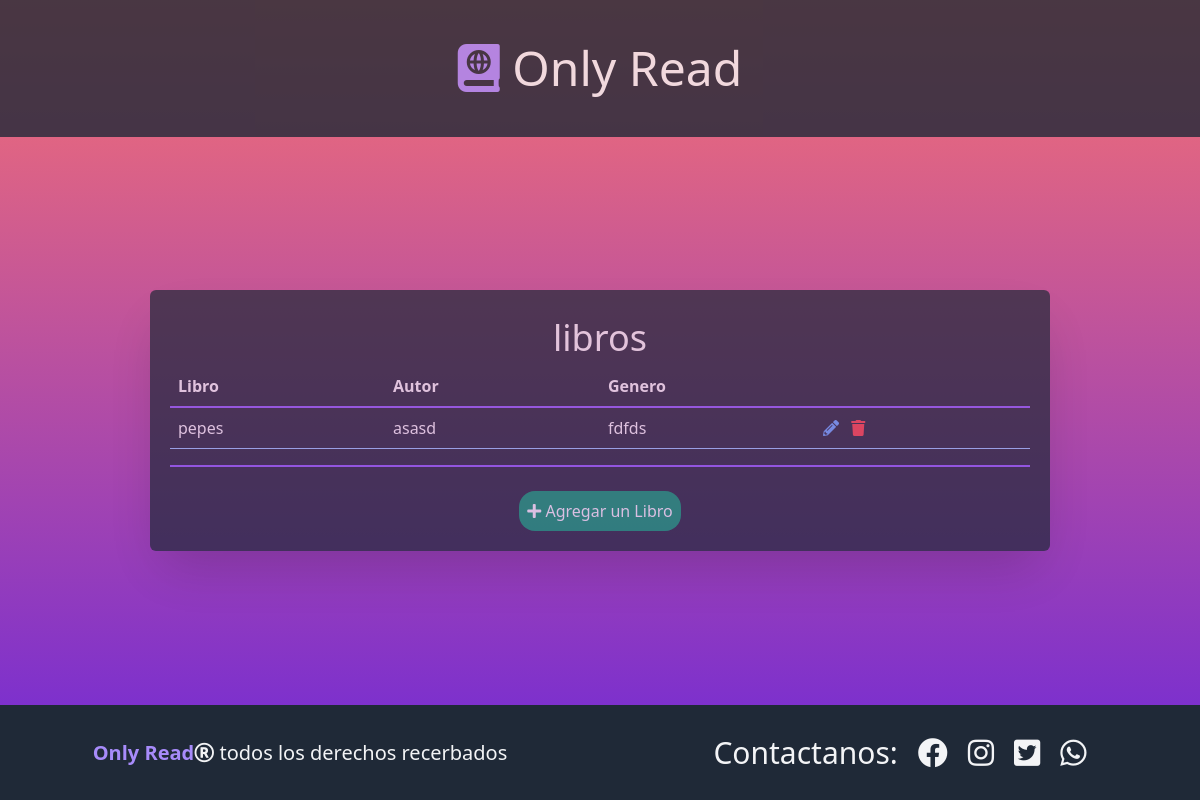
Before: /libros with the older database file.
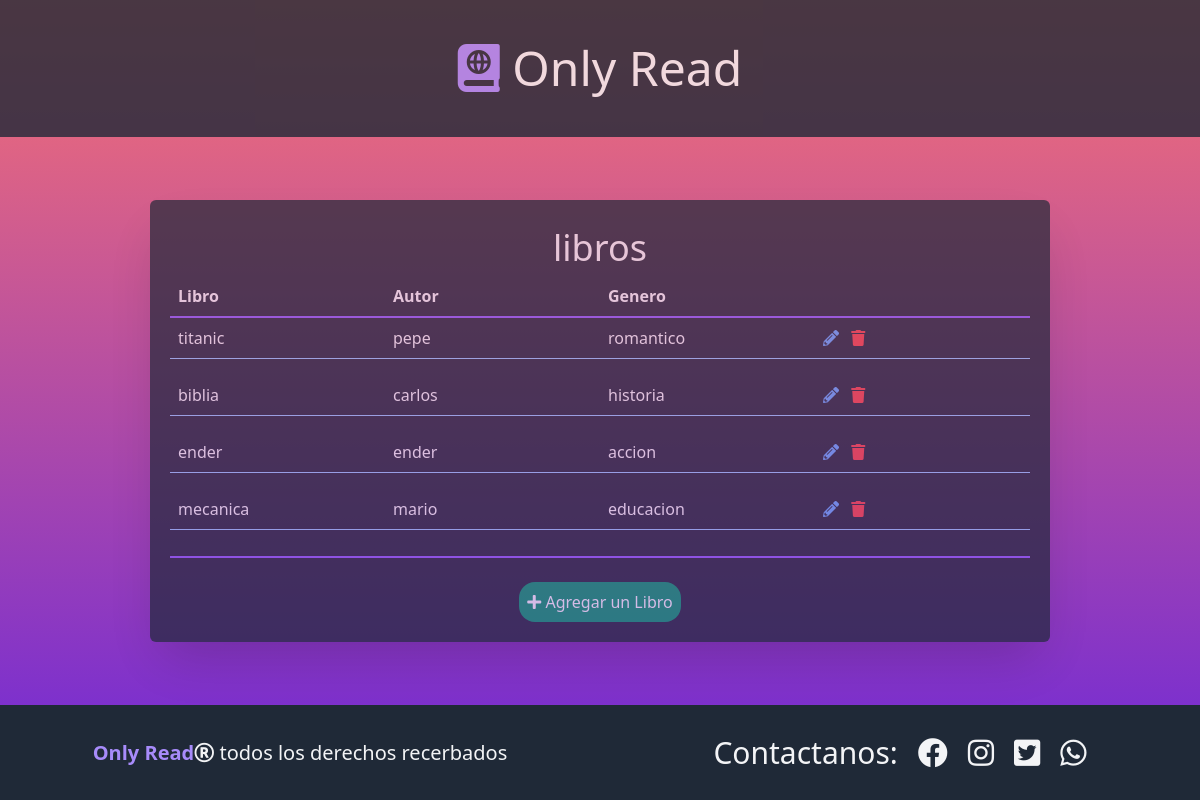
After: the same page with the newer database file.
### database_setup.py (models this page shows, shortened)
class Libro(Base):
    __tablename__ = 'libro'
    id = Column(Integer, primary_key=True)
    titulo = Column(String(250), nullable=False)
    autor = Column(String(250), nullable=False)
    genero = Column(String(250))

### app.py (the view)
@app.route('/')
@app.route('/libros')
def mostrarLibros():
    libros = session.query(Libro).all()
    return render_template('libros.html', libros=libros)

### templates/libros.html
{% extends 'main.html' %}
{% block content%}
<div class="flex flex-col bg-gray-800 opacity-70 w-3/4 mx-auto my-auto rounded-md shadow-2xl p-5">
    <h2 class="text-gray-100 text-4xl text-center mt-2 mb-2">libros</h2>
    <table class="text-left w-full">
        <thead class="flex w-full">
            <tr class="flex w-full text-md text-gray-100 border-b-2 border-purple-500">
                <th class="p-2 w-1/4">Libro</th>
                <th class="p-2 w-1/4">Autor</th>
                <th class="p-2 w-1/4">Genero</th>
                <th class="p-2 w-1/4"></th>
            </tr>
        </thead>
        <tbody class="bg-grey-light flex flex-col items-center justify-between overflow-y-scroll w-full max-h-60 border-b-2 border-purple-500 ">
                {% for libro in libros %}
                <tr class="flex w-full mb-4 border-b border-blue-300 text-gray-100">
                    <td class="p-2 w-1/4">{{libro.titulo}}</td>
                    <td class="p-2 w-1/4">{{libro.autor}}</td>
                    <td class="p-2 w-1/4">{{libro.genero}}</td>
                    <td class="p-2 w-1/4">
                        <a href="{{url_for('editarLibro', libro_id = libro.id )}}">
                            <i class="fas fa-pencil-alt text-blue-400 mr-2"></i>
                        </a>
                        <a href="{{url_for('eliminarLibro', libro_id = libro.id )}}">
                            <i class="fas fa-trash text-red-500" ></i>
                        </a>
                    </td>
                </tr>
            {% endfor %}
        </tbody>
    </table>
    <div class="flex mt-3 pt-3 w-full mx-auto">
        <a href="{{url_for('nuevoLibro')}}" class="bg-green-600 p-2 rounded-2xl mx-auto text-gray-100">
            <i class="fas fa-plus"></i> Agregar un Libro
        </a>
    </div>
</div>
{% endblock %}

### templates/main.html (shortened to what this page needs)
<!DOCTYPE html>
<html lang="en">
<head>
    <link href="https://unpkg.com/tailwindcss@^2/dist/tailwind.min.css" rel="stylesheet">
    <link rel="stylesheet" href="https://use.fontawesome.com/releases/v5.15.3/css/all.css">
</head>
<body class="from-red-400  to-purple-700 bg-gradient-to-b justify-between flex  h-screen flex-col ">
    <nav class="flex w-full h-48 bg-gray-800 opacity-80">
        <h1 class="my-auto mx-auto text-5xl text-gray-100"><i class="fas fa-atlas text-purple-400"></i><a href="{{ url_for('mostrarLibros') }}"> Only Read</a></h1>
    </nav>
    <div class="flex w-full h-full my-auto mx-auto">
        {% block content %}
        {% endblock %}
    </div>
    <footer class="flex w-full h-1/6 bg-gray-800 text-gray-100">
        <div class="w-1/2 text-center my-auto text-xl">
            <h3> <a href=""><b class="text-purple-400">Only Read</b></a><i class="far fa-registered"></i>  todos los derechos recerbados</h3>
        </div>
        <div class="flex w-1/2 my-auto text-3xl">
            <div class="flex gap-5 mx-auto">
                <h2>Contactanos:</h2>
                <a href=""><i class="fab fa-facebook"></i></a>
                <a href=""><i class="fab fa-instagram"></i></a>
                <a href=""><i class="fab fa-twitter-square"></i></a>
                <a href=""><i class="fab fa-whatsapp"></i></a>
            </div>
        </div>
    </footer>
</body>
</html>

Changed rows visible on the page:
removed Libro: titulo "pepes", autor "asasd", genero "fdfds"
added Libro: titulo "titanic", autor "pepe", genero "romantico"
added Libro: titulo "biblia", autor "carlos", genero "historia"
added Libro: titulo "ender", autor "ender", genero "accion"
added Libro: titulo "mecanica", autor "mario", genero "educacion"
